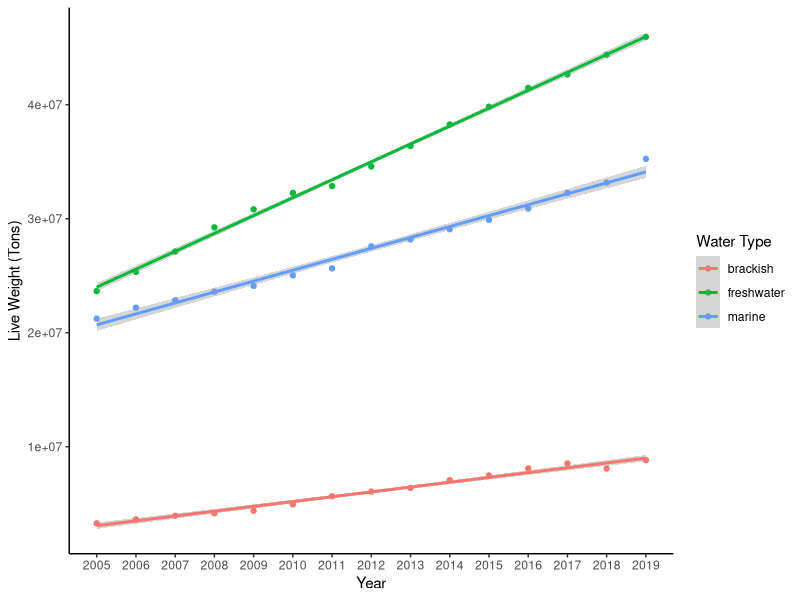
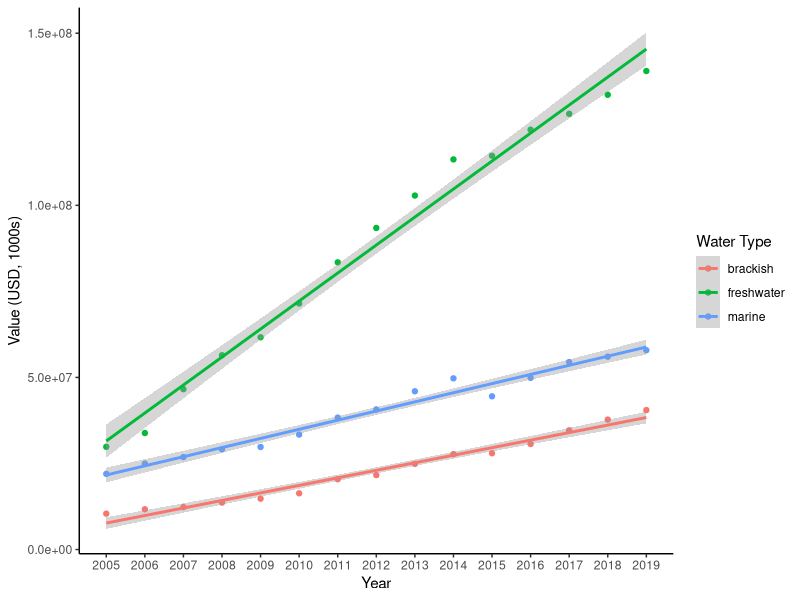
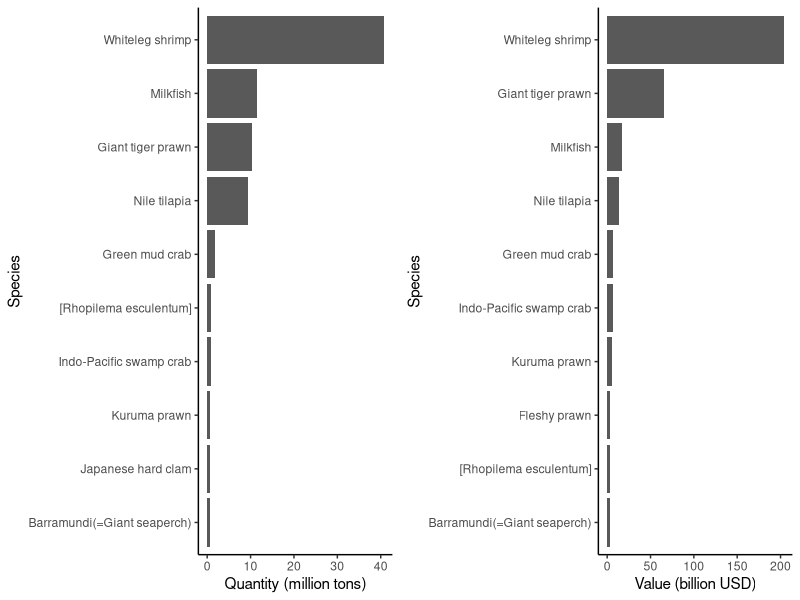
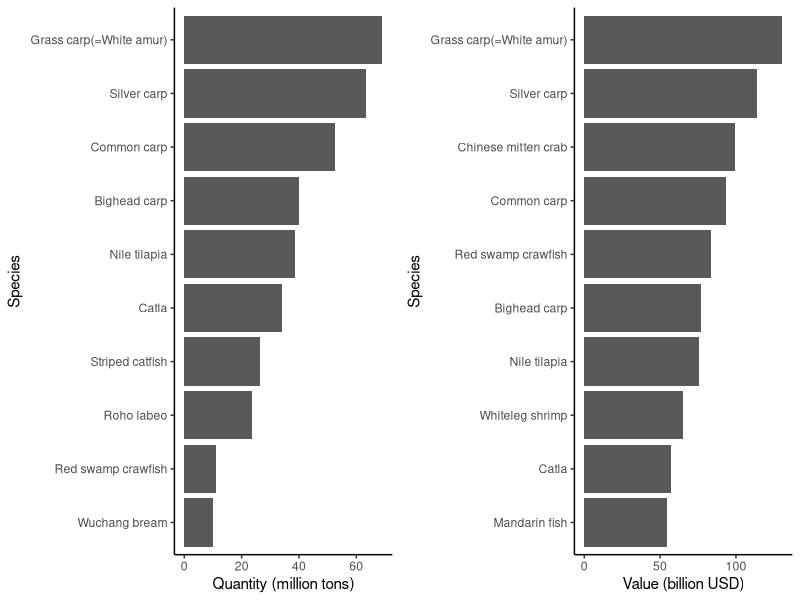
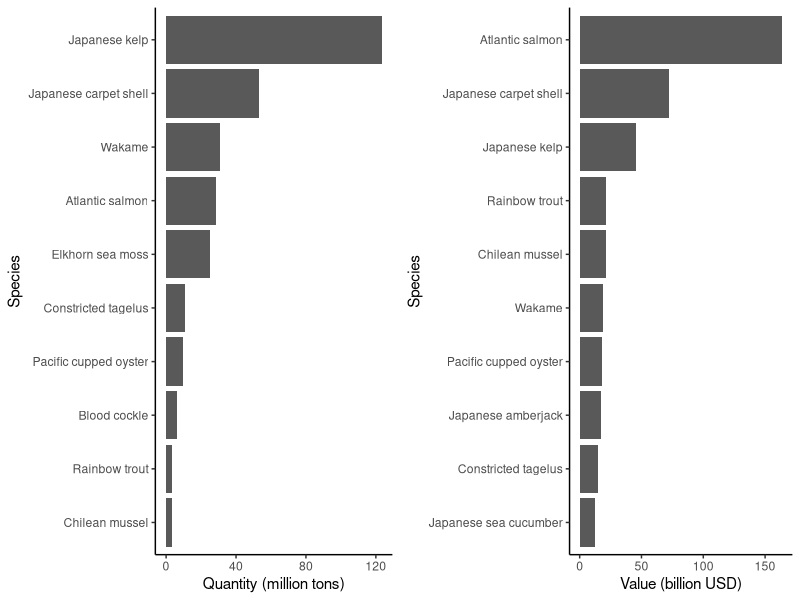

The R script that drew these images, in order:
### Fish Stat Assignment Data
### Lauren Gill
##### Apbi 319
##### Jan 15, 2022

library(here)
library(ggplot2)
library(tidyverse)
library(cowplot)

###comparing the development of aquaculture by 
###environment (i.e. marine vs brackish vs freshwater) in the last 15 years
quantity <- read.csv(here("quantity_watertype.csv"))
quantitygraph <- ggplot(quantity, aes(x = year, y = tons, colour = water_type))+
  geom_point()+
  labs(x = "Year", y = "Live Weight (Tons)", colour = "Water Type")+
  geom_smooth(method = 'lm')+
  scale_x_continuous(breaks = scales::pretty_breaks(n = 15))+
  theme_classic()

quantitygraph  

valuegraph <- ggplot(quantity, aes(x = year, y = value, colour = water_type))+
  geom_point()+
  labs(x = "Year", y = "Value (USD, 1000s)", colour = "Water Type")+
  geom_smooth(method = 'lm')+
  scale_x_continuous(breaks = scales::pretty_breaks(n = 15))+
  theme_classic()

valuegraph


##Question 2

species <- read_csv(here("question2.csv"))

brackish_value <- species %>% filter(water_type == "Brackishwater") %>%
  arrange(desc(value))%>% slice(1:10) %>% mutate(value = value/1000000)


freshwater_value <- species %>% filter(water_type == "Freshwater") %>%
  arrange(desc(value)) %>% mutate(value = value/1000000)
freshwater_value <- freshwater_value[-c(10), ]
freshwater_value <- freshwater_value %>% slice(1:10)

marine_value <- species %>% filter(water_type == "Marine") %>%
  arrange(desc(value)) %>% mutate(value = value/1000000)
marine_value <- marine_value[-c(8), ]
marine_value <- marine_value[-c(9), ]
marine_value <- marine_value[-c(9), ]
marine_value <- marine_value %>% slice(1:10)

############
brackish_quantity <- species %>% filter(water_type == "Brackishwater") %>%
  arrange(desc(quantity)) %>% mutate(quantity = quantity/1000000)
brackish_quantity <- brackish_quantity[-c(5), ]
brackish_quantity <- brackish_quantity %>% slice(1:10)

freshwater_quantity <- species %>% filter(water_type == "Freshwater") %>%
  arrange(desc(quantity)) %>% mutate(quantity = quantity/1000000)
freshwater_quantity <- freshwater_quantity[-c(6), ]
freshwater_quantity <- freshwater_quantity %>% slice(1:10)

marine_quantity <- species %>% filter(water_type == "Marine") %>%
  arrange(desc(quantity)) %>% mutate(quantity = quantity/1000000)
marine_quantity <- marine_quantity[-c(4), ]
marine_quantity <- marine_quantity[-c(5), ]
marine_quantity <- marine_quantity[-c(7), ]
marine_quantity <- marine_quantity %>% slice(1:10)

### Final datasets
value_top10 <- rbind(brackish_value, freshwater_value, marine_value) %>%
  select(-c(quantity))

quantity_top10 <- rbind(brackish_quantity, freshwater_quantity, marine_quantity) %>%
  select(-c(value))


###Graphs

##### Brackish
brackquant<- ggplot(brackish_quantity, aes(x=reorder(species, quantity), y=quantity))+
  geom_bar(stat = "identity") +
  theme_classic()+
  coord_flip()+
  labs(x = "Species", y= "Quantity (million tons)")
  
brackval <- ggplot(brackish_value, aes(x=reorder(species, value), y=value))+
  geom_bar(stat = "identity")+
  theme_classic() +
  coord_flip()+
  labs(x = "Species", y= "Value (billion USD)")

plot_grid(brackquant, brackval)

##### Freshwater
freshquant<- ggplot(freshwater_quantity, aes(x=reorder(species, quantity), y=quantity))+
  geom_bar(stat = "identity") +
  theme_classic()+
  coord_flip()+
  labs(x = "Species", y= "Quantity (million tons)")
freshval <- ggplot(freshwater_value, aes(x=reorder(species, value), y=value))+
  geom_bar(stat = "identity")+
  theme_classic() +
  coord_flip()+
  labs(x = "Species", y= "Value (billion USD)")

plot_grid(freshquant, freshval)

##### Marine
marinequant<- ggplot(marine_quantity, aes(x=reorder(species, quantity), y=quantity))+
  geom_bar(stat = "identity") +
  theme_classic()+
  coord_flip()+
  labs(x = "Species", y= "Quantity (million tons)")
marineval <- ggplot(marine_value, aes(x=reorder(species, value), y=value))+
  geom_bar(stat = "identity")+
  theme_classic() +
  coord_flip()+
  labs(x = "Species", y= "Value (billion USD)")

plot_grid(marinequant, marineval)
